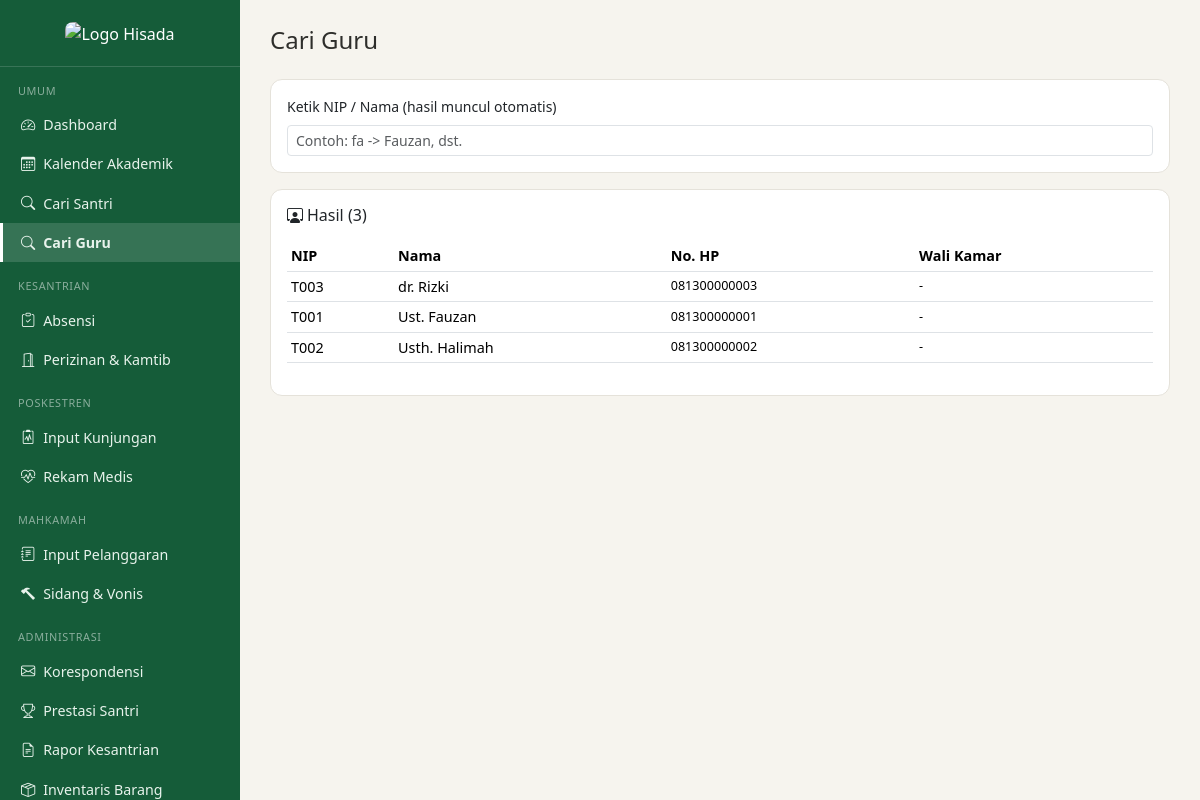
/dashboard.php?modul=cari_guru (signed in), run on the app's committed database.
### tables this page shows
CREATE TABLE teachers (
    id INT AUTO_INCREMENT PRIMARY KEY,
    nip VARCHAR(30) UNIQUE,
    nama VARCHAR(100) NOT NULL,
    jenis_kelamin ENUM('L','P'),
    no_hp VARCHAR(20),
    wali_kamar_room_id INT NULL,    
    FOREIGN KEY (wali_kamar_room_id) REFERENCES rooms(id)
);

### dashboard.php (the view, shortened to what this page needs)
<?php
require_once __DIR__ . '/includes/auth.php';
    ?>
    <?php
$modul = $_GET['modul'] ?? 'home';
if ($modul === 'home') {
    $page_title = 'Dashboard';
    $stat = $pdo->query("
        SELECT SUM(jenis_kelamin='L') AS laki, SUM(jenis_kelamin='P') AS perempuan, COUNT(*) AS total
        FROM students WHERE status = 'aktif'
    ")->fetch();
    $sakitBulanIni = $pdo->query("
        SELECT COUNT(DISTINCT student_id) AS jml FROM attendances
        WHERE status = 'sakit' AND tanggal >= (CURDATE() - INTERVAL 30 DAY)
    ")->fetch()['jml'] ?? 0;
    $statusPulang = $pdo->query("
        SELECT COUNT(*) AS jml FROM attendances WHERE status = 'pulang' AND tanggal = CURDATE()
    ")->fetch()['jml'] ?? 0;
    $statusAlpha = $pdo->query("
        SELECT COUNT(*) AS jml FROM attendances WHERE status = 'alpha' AND tanggal = CURDATE()
    ")->fetch()['jml'] ?? 0;
    $upcoming = $pdo->query("
        SELECT * FROM agendas WHERE tanggal >= CURDATE() ORDER BY tanggal ASC LIMIT 5
    ")->fetchAll();
}
elseif ($modul === 'absensi') {
    $page_title = 'Absensi';
}
elseif ($modul === 'cari_guru') {
    $hasilGuru = $pdo->query('
        SELECT t.id, t.nip, t.nama, t.jenis_kelamin, t.no_hp, r.nama_kamar, r.gedung
        FROM teachers t LEFT JOIN rooms r ON r.id = t.wali_kamar_room_id
        ORDER BY t.nama
    ')->fetchAll();
}
include __DIR__ . '/includes/header.php';
include __DIR__ . '/includes/sidebar.php';
?>
<div class="main-content">
<?php
if ($modul === 'home'): ?>
    <div class="d-flex justify-content-between align-items-center mb-4">
        <h4 class="mb-0">Dashboard</h4>
        <span class="text-muted small"><?= date('l, d F Y') ?></span>
    </div>
    <div class="row g-3 mb-3">
        <div class="col-md-4">
            <div class="stat-box bg-green">
                <div class="small">Santri Laki-laki / Perempuan / Total</div>
                <div class="fs-4 fw-bold"><?= (int)$stat['laki'] ?> / <?= (int)$stat['perempuan'] ?> / <?= (int)$stat['total'] ?></div>
            </div>
        </div>
        <div class="col-md-2">
            <div class="stat-box bg-orange">
                <div class="small">Sakit (30 hari)</div>
                <div class="fs-4 fw-bold"><?= (int)$sakitBulanIni ?></div>
            </div>
        </div>
        <div class="col-md-2">
            <div class="stat-box bg-blue">
                <div class="small">Status Pulang</div>
                <div class="fs-4 fw-bold"><?= (int)$statusPulang ?></div>
            </div>
        </div>
        <div class="col-md-2">
            <div class="stat-box bg-red">
                <div class="small">Alpha Hari Ini</div>
                <div class="fs-4 fw-bold"><?= (int)$statusAlpha ?></div>
            </div>
        </div>
    </div>
    <div class="card card-hisada p-3">
        <h6 class="mb-3"><i class="bi bi-calendar-event me-2"></i>Kegiatan Mendatang</h6>
        <?php if (!$upcoming): ?>
            <p class="text-muted small mb-0">Belum ada agenda mendatang.</p>
        <?php else: ?>
            <ul class="list-group list-group-flush">
                <?php foreach ($upcoming as $a): ?>
                    <li class="list-group-item d-flex justify-content-between align-items-center px-0">
                        <div>
                            <div><?= htmlspecialchars($a['judul']) ?></div>
                            <small class="text-muted"><?= date('d M Y', strtotime($a['tanggal'])) ?></small>
                        </div>
                        <div>
                            <?php if ($a['kategori_umum']): ?><span class="badge agenda-umum">Umum</span><?php endif; ?>
                            <?php if ($a['kategori_akademik']): ?><span class="badge agenda-akademik">Akademik</span><?php endif; ?>
                            <?php if ($a['kategori_pengasuhan']): ?><span class="badge agenda-pengasuhan">Pengasuhan</span><?php endif; ?>
                        </div>
                    </li>
                <?php endforeach; ?>
            </ul>
        <?php endif; ?>
    </div>
<?php
elseif ($modul === 'cari_guru'): ?>
    <h4 class="mb-4">Cari Guru</h4>
    <div class="card card-hisada p-3 mb-3">
        <label class="form-label small">Ketik NIP / Nama (hasil muncul otomatis)</label>
        <input type="text" id="liveSearchGuru" class="form-control form-control-sm" placeholder="Contoh: fa -> Fauzan, dst.">
    </div>
    <div class="card card-hisada p-3">
        <h6 class="mb-3"><i class="bi bi-person-workspace me-1"></i>Hasil (<span id="jmlHasilGuru"><?= count($hasilGuru) ?></span>)</h6>
        <div class="table-responsive">
        <table class="table table-sm">
            <thead><tr><th>NIP</th><th>Nama</th><th>No. HP</th><th>Wali Kamar</th></tr></thead>
            <tbody id="tbodyGuru">
            <?php foreach ($hasilGuru as $g): ?>
                <tr data-nip="<?= htmlspecialchars(strtolower($g['nip'] ?? '')) ?>" data-nama="<?= htmlspecialchars(strtolower($g['nama'])) ?>">
                    <td><?= htmlspecialchars($g['nip'] ?? '-') ?></td>
                    <td><?= htmlspecialchars($g['nama']) ?></td>
                    <td class="small"><?= htmlspecialchars($g['no_hp'] ?? '-') ?></td>
                    <td class="small"><?= $g['nama_kamar'] ? htmlspecialchars($g['gedung'].' - '.$g['nama_kamar']) : '-' ?></td>
                </tr>
            <?php endforeach; ?>
            </tbody>
        </table>
        </div>
    </div>
<?php
endif; ?>
</div>
<?php include __DIR__ . '/includes/footer.php'; ?>

### assets/css/style.css (style rules this page uses)
:root { --hisada-green: #1f7a4d; --hisada-green-dark: #155c39; --hisada-green-soft: #eaf4ee; --hisada-cream: #f6f4ee; --hisada-border: #e5e2da; --hisada-text-muted: #7a786f; }
html, body { overflow-x: hidden; }
body { background-color: var(--hisada-cream); font-family: 'Segoe UI', Tahoma, sans-serif; color: #2e2e2b; }
.main-content { flex: 1 1 auto; min-width: 0; padding: 26px 30px; }
.card-hisada { border: 1px solid var(--hisada-border); border-radius: 12px; background: #fff; }
table.table-hisada, .table { font-size: .9rem; }
.table > :not(caption) > * > * { vertical-align: middle; }

### data on the page
teachers: nip "T003", nama "dr. Rizki", no_hp "081300000003"
teachers: nip "T001", nama "Ust. Fauzan", no_hp "081300000001"
teachers: nip "T002", nama "Usth. Halimah", no_hp "081300000002"

### other printed values
count($hasilGuru) "3"
